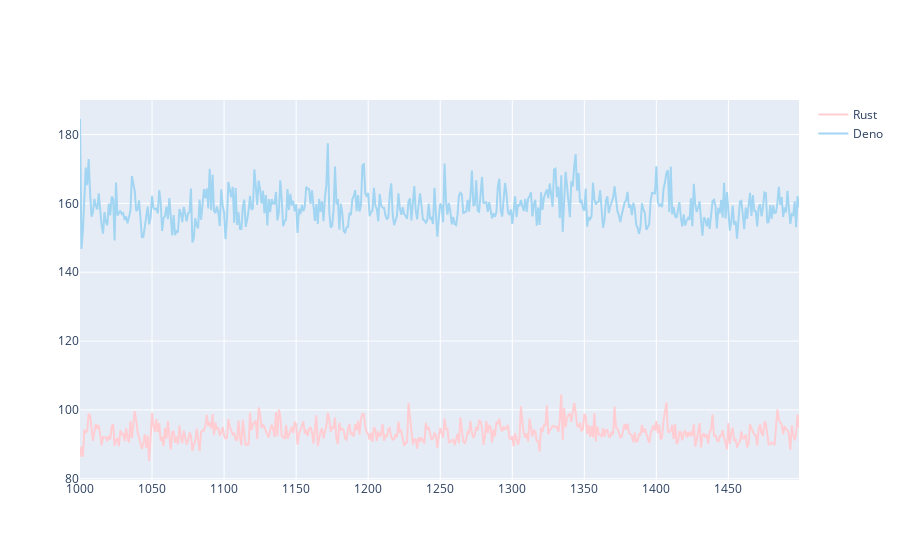

Write notebook code for a chart like this one.
### Markdown cell above
# Hashing

### Code cell
import plotly.graph_objects as go
trace_rust = go.Line(x=hash_source_data.Serie,
            y=hash_source_data.Rust,
			name='Rust',
            marker=dict(color='#ffcdd2'))

trace_deno = go.Line(x=hash_source_data.Serie,
			y=hash_source_data.Deno,
			name='Deno',
            marker=dict(color='#A2D5F2'))



data = [trace_rust, trace_deno]

# py.iplot([trace_rust], filename='rust_timings')
# py.iplot([trace_deno], filename='deno_timings')

py.iplot(data, filename='jupyter-basic_bar')

### Figure 1 — Plotly figure (JSON) as saved in the notebook; plotly's stock layout.template omitted (floating-point values rounded to 4 significant figures; data arrays with more than 128 entries replaced by an {"elided": "..."} marker saying what was removed)
{"data": [{"marker": {"color": "#ffcdd2"}, "name": "Rust", "type": "scatter", "x": {"elided": "500 int values"}, "y": {"elided": "500 float values"}}, {"marker": {"color": "#A2D5F2"}, "name": "Deno", "type": "scatter", "x": {"elided": "500 int values"}, "y": {"elided": "500 float values"}}], "layout": {}}
